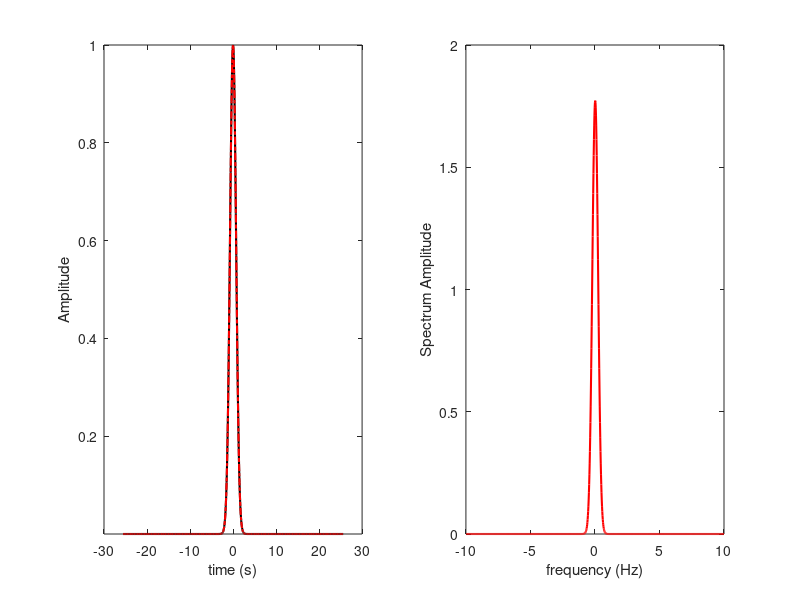
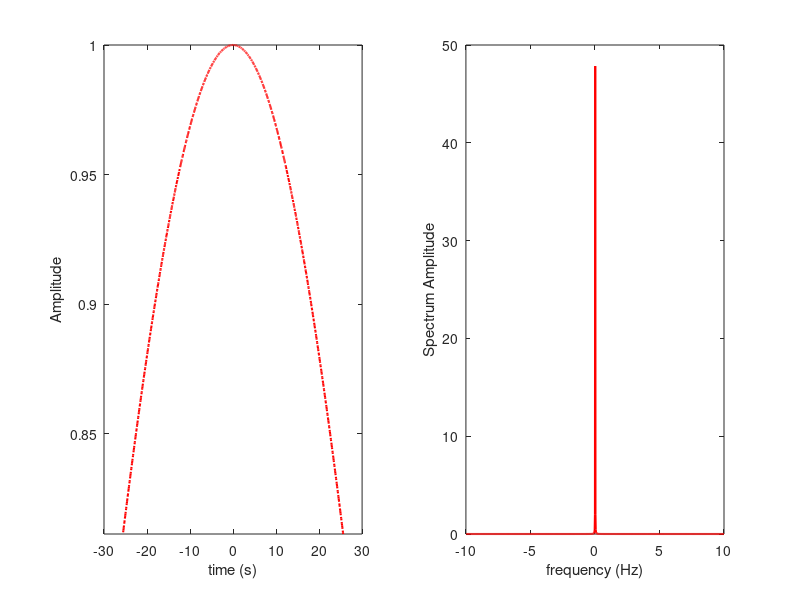

Source code (MATLAB) for these figures, in order:
%% QUESTION 1 
clearvars; close all; clc; 

% Define time-domain signals 
dt = 0.05; % s; sampling integral in time 
N = 1024; % Number of samples 
t = (-N/2+1:N/2)*dt;  % time axis 
T = N*dt; % Total time length of the signal; i.e., period 
df = 1/T; % frequencey interval in Hz 
dw = 2*pi*df; % angular ferquencey interval rad/s

% Define Gaussian Function 
t0=0; a=1; % position of the Gaussian 
f = exp(-(t-t0).^2/a^2); % controls the width of the Gaussian 

% Do fft from time domain to frequency domain 
Fw = N*dt*ifft(f); 
w = [0:N/2, -N/2+1:-1]*dw; 

% Do ifft from frequency domain to time domain 
ft = fft(Fw)*dw/(2*pi); 

% Plot Gaussian function in time and frequency domain 
figure; 
subplot(1,2,1); 
plot(t,f,'k-', 'linewidth', 1.5); 
hold on; 
plot(t,real(ft),'r-.', 'linewidth', 1.5); 
ylim([min(f),max(f)]); 
xlabel('time (s)');ylabel('Amplitude'); 
subplot(1,2,2); 
freq = [-N/2+1:-1,0:N/2]*df; 
Fw1 = Fw([N/2+1:N,1:N/2]); 
plot(freq, abs(Fw1), 'r', 'linewidth',1.5); 
xlabel('frequency (Hz)');ylabel('Spectrum Amplitude'); 


% Define time-domain signals 
dt = 0.05; % s; sampling integral in time 
N = 1024; % Number of samples 
t = (-N/2+1:N/2)*dt  % time axis 
T = N*dt; % Total time length of the signal; i.e., period 
df = 1/T; % frequencey interval in Hz 
dw = 2*pi*df; % angular ferquencey interval rad/s

% Define Gaussian Function 
t0=0; a=56; % position of the Gaussian 
f = exp(-(t-t0).^2/a^2); % controls the width of the Gaussian 

% Do fft from time domain to frequency domain 
Fw = N*dt*ifft(f); 
w = [0:N/2, -N/2+1:-1]*dw; 

% Do ifft from frequency domain to time domain 
ft = fft(Fw)*dw/(2*pi); 

% Plot Gaussian function in time and frequency domain 
figure; 
subplot(1,2,1); 
plot(t,f,'k-', 'linewidth', 1.5); 
 
plot(t,real(ft),'r-.', 'linewidth', 1.5); 
ylim([min(f),max(f)]); 
xlabel('time (s)');ylabel('Amplitude'); 
subplot(1,2,2); 
freq = [-N/2+1:-1,0:N/2]*df; 
Fw1 = Fw([N/2+1:N,1:N/2]); 
plot(freq, abs(Fw1), 'r', 'linewidth',1.5); 
xlabel('frequency (Hz)');ylabel('Spectrum Amplitude'); 
hold off; 

%%%%%%%%%%%%%%%%%%%%%%%%%%%%%%%%%%%%%%%%%%%%%%%%%%%%%%%%
%%%%%%%%%%%%%%%%%%%%%%QUESTION 1%%%%%%%%%%%%%%%%%%%%%%%%
%%%%%%%%%%%%%%%%%%%%%%%%%%%%%%%%%%%%%%%%%%%%%%%%%%%%%%%%

% After you shift Gaussian signal (change t0), will the
% spectrum change? 

% No, the spectrum amplitude will not change. 


%%%%%%%%%%%%%%%%%%%%%%%%%%%%%%%%%%%%%%%%%%%%%%%%%%%%%%%%
%%%%%%%%%%%%%%%%%%%%%%QUESTION 2%%%%%%%%%%%%%%%%%%%%%%%%
%%%%%%%%%%%%%%%%%%%%%%%%%%%%%%%%%%%%%%%%%%%%%%%%%%%%%%%%

% After change the width of Gaussian signal (change a), will the 
% spectrum change? 

% Yes, the spectrum amplitude will change. 


%%%%%%%%%%%%%%%%%%%%%%%%%%%%%%%%%%%%%%%%%%%%%%%%%%%%%%%%
%%%%%%%%%%%%%%%%%%%%%%QUESTION 3%%%%%%%%%%%%%%%%%%%%%%%%
%%%%%%%%%%%%%%%%%%%%%%%%%%%%%%%%%%%%%%%%%%%%%%%%%%%%%%%%

% Can you do derivative in frequency domain by multilpy 
% -iw? 
% transform your result back to time domain. Check if you 
% got the same result as you  derivative in the itme domain. 


